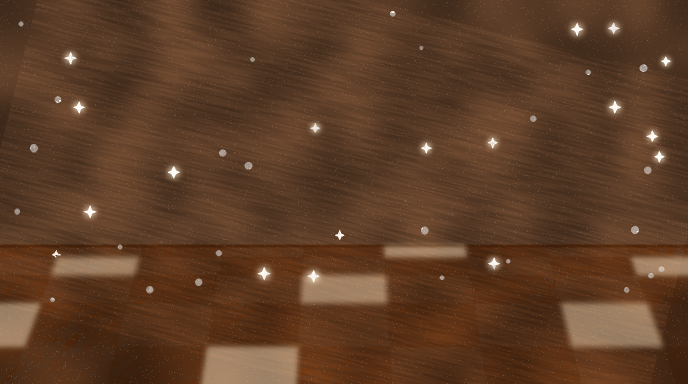
#> input picture avsnitt/007-bruna-ladbilen/scener/lager/disco-prickar.png, 1376 x 768 px, found by its file name (shown at 1/2 size)
$ python gor-plat.py
#> lines starting #> are read from the running program, lines starting #| are printed output that depends on the picture; after the words box and inside, x2 and y2 are one past the last pixel; in counts of white or black regions, pixels touching at a corner belong together
"""Discots ljusa bruna plåt (Sanna 2026-11-06, grovklipp tagning 5 #14: "kopiera 005 och 006 i brun version"):
006:s disco-prickar.png omfärgad till beige/ljusbrunt med den första bruna_discot() i bygg.py (nyans 20, mättnad ×1,05,
värde ×0,84, glittret vitt). Ligger här och inte i lager/ eftersom lager/disco-prickar.png (mörk choklad) görs av bygg.py.
    python3 gor-plat.py   → disco-beige.png"""
from pathlib import Path
import numpy as np
from PIL import Image

ROT = Path(__file__).resolve().parents[4]
hsv = np.asarray(Image.open(ROT / "avsnitt/006-orange-baten/scener/lager/disco-prickar.png").convert("RGB").convert("HSV"),
                 dtype=np.float32).copy()
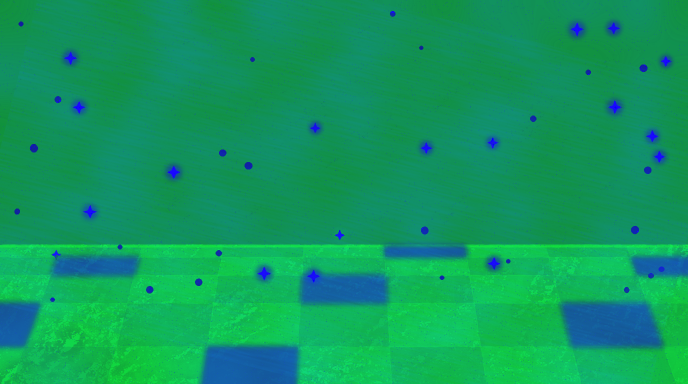
#> hsv: shape (768, 1376, 3) float32 (shown at 1/2 size); mean R, G, B 16.9, 153, 93.9
farg = hsv[..., 1] > 25
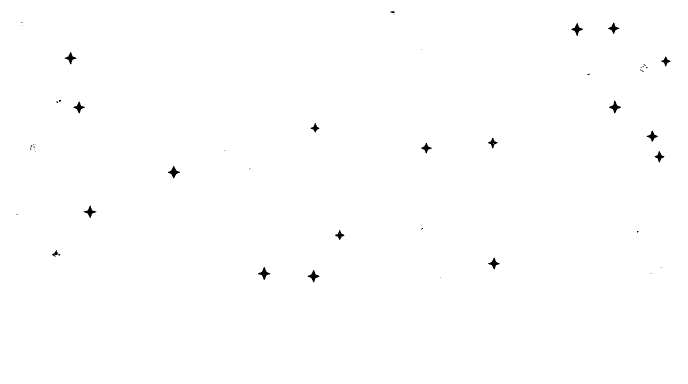
#> farg: shape (768, 1376) bool (shown at 1/2 size); 99.7% white; 48 black regions (29 under 20 px), largest, box (x1, y1, x2, y2) and area: (336, 332, 360, 357) 226, (516, 534, 541, 560) 224, (1218, 201, 1242, 227) 218
hsv[..., 0] = np.where(farg, 20, hsv[..., 0])
hsv[..., 1] = np.where(farg, np.minimum(255, hsv[..., 1] * 1.05), hsv[..., 1])
hsv[..., 2] = np.where(farg, hsv[..., 2] * 0.84, hsv[..., 2])
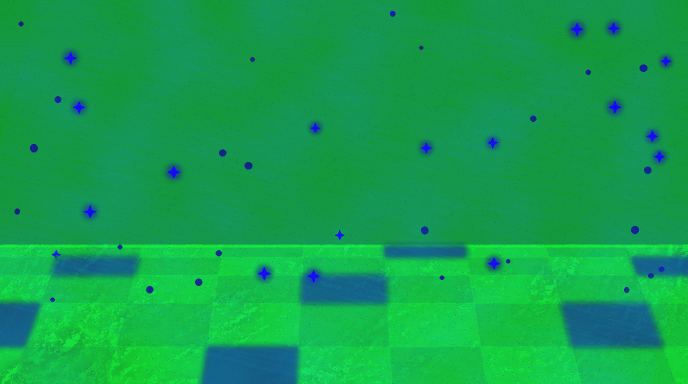
#> hsv: shape (768, 1376, 3) float32 (shown at 1/2 size); mean R, G, B 20, 161.2, 79
Image.merge("HSV", [Image.fromarray(hsv[..., i].astype(np.uint8)) for i in range(3)]).convert("RGB") \
    .resize((1376, 768)).save(Path(__file__).with_name("disco-beige.png"))
